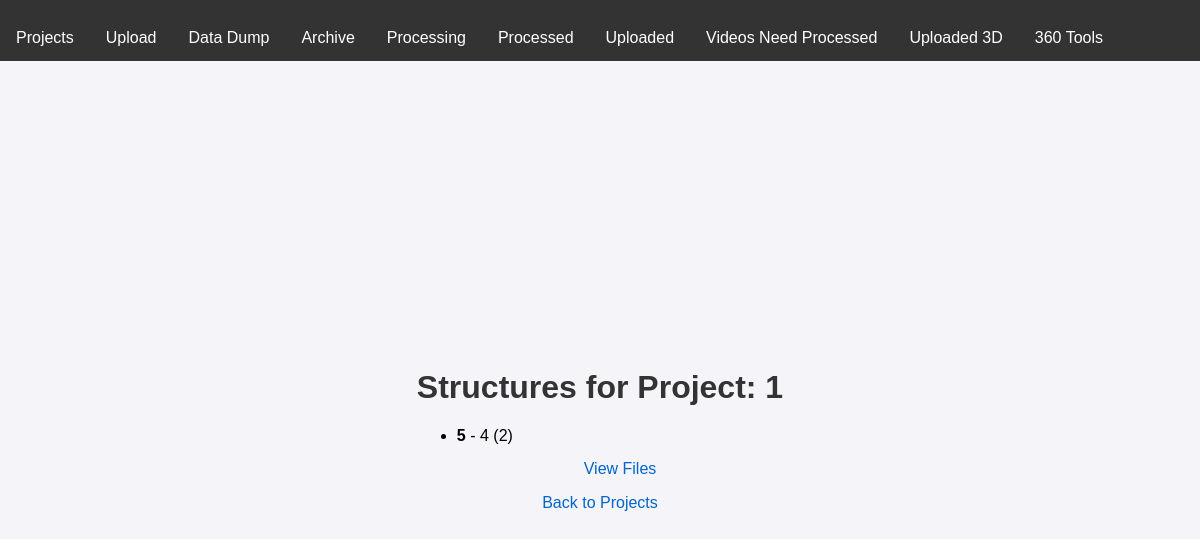
Screenshot of /projects/2/structures with the database file from the repository.
### tables this page shows
CREATE TABLE Projects (
            id INTEGER PRIMARY KEY AUTOINCREMENT,
            project_number TEXT NOT NULL,
            date TEXT NOT NULL,
            crew_initials TEXT NOT NULL,
            status TEXT NOT NULL DEFAULT 'active'  -- Added status field
        );

CREATE TABLE Structures (
            id INTEGER PRIMARY KEY AUTOINCREMENT,
            project_id INTEGER NOT NULL,
            project_location TEXT NOT NULL,
            structure_id TEXT NOT NULL,
            collection_date TEXT NOT NULL,
            FOREIGN KEY (project_id) REFERENCES Projects (id)
        );

### app.py (the view)
@app.get("/projects/{project_id}/structures", response_class=HTMLResponse)
async def list_structures(request: Request, project_id: int):
    structures = get_structures_by_project(project_id)
    project = get_project_by_id(project_id)
    if not project:
        raise HTTPException(status_code=404, detail="Project not found")
    return templates.TemplateResponse("structures.html", {"request": request, "structures": structures, "project": project})

### templates/structures.html (shortened to what this page needs)
{% extends "base.html" %}
{% block content %}
<h1>Structures for Project: {{ project.project_number }}</h1>
<ul>
    {% for structure in structures %}
        <li>
            <strong>{{ structure.structure_id }}</strong> - {{ structure.project_location }} ({{ structure.collection_date }})
            <a href="/structures/{{ structure.id }}/files">View Files</a>
        </li>
    {% endfor %}
</ul>
<a href="/projects/">Back to Projects</a>
{% endblock %}

### static/styles.css (style rules this page uses)
body { font-family: Arial, sans-serif; background-color: #f4f4f9; margin: 0; padding: 0; display: flex; justify-content: center; align-items: center; height: 100vh; }
h1 { text-align: center; color: #333; }
a { text-decoration: none; color: #0066cc; display: block; text-align: center; margin-top: 15px; }
ul { margin-top: 10px; }

### rows the page displays
Projects: project_number "1"
Structures: structure_id "5", project_location "4", collection_date "2"
